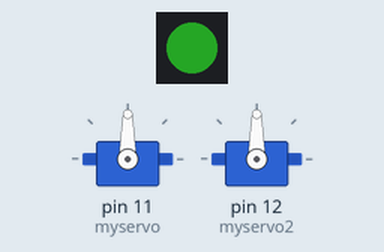
Bench run of a sketch on a simulated Arduino Uno, built with avr-gcc and run on an emulated ATmega328P. On the bench: 2 × servo, 1 RGB LEDs in strip order, left to right. Dim RGB values are drawn brighter than linear.

Above: at 0.05 s.
At 2.05 s:
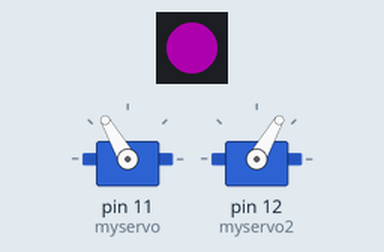
At 3.15 s:
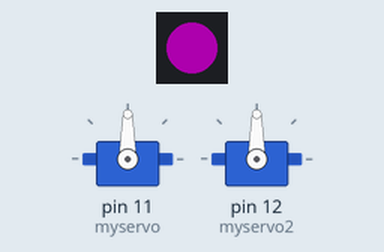
Timing chart, 0 to 7.4 s (numbered marks = the images above):
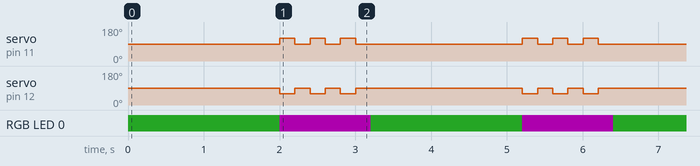

The sketch:

Gr.ino
```cpp
#include <Servo.h>
#include <FastLED.h>

#define NUM_LEDS 1
#define DATA_PIN 3
CRGB leds[NUM_LEDS];

Servo myservo;
Servo myservo2;

int pos = 90;
int i = 0;

void setup() {
  myservo.attach(11);
  myservo2.attach(12);
  FastLED.addLeds<NEOPIXEL, DATA_PIN>(leds, NUM_LEDS);
}

void loop() {

  myservo.write(90);
  myservo2.write(90);
  leds[0] = CRGB::LimeGreen;
  FastLED.setBrightness(50);
  FastLED.show();
  delay(2000);
  leds[0] = CRGB::Magenta;
  FastLED.setBrightness(50);
  FastLED.show();

  for (i = 0; i < 3; i++)
  {
    myservo.write(120);
    myservo2.write(60);
    delay(200);
    myservo.write(90);
    myservo2.write(90);
    delay(200);
  }

  //testing swction
  /* for (pos = 90; pos <= 120; pos += 1) { // goes from 0 degrees to 180 degrees
     // in steps of 1 degree
     myservo.write(pos);
     myservo2.write(pos);// tell servo to go to position in variable 'pos'
     delay(15);                       // waits 15 ms for the servo to reach the position
    }
    for (pos = 120; pos >= 90; pos -= 1) { // goes from 180 degrees to 0 degrees
     myservo.write(pos);              // tell servo to go to position in variable 'pos'
     myservo2.write(pos);
     delay(15);                       // waits 15 ms for the servo to reach the position
    }*/
}
```

Measured:
- by itself, servo on pin 11 (myservo): repeats every 3.2 s: 2 × (90° 0.20 s, 120° 0.20 s), 90° 2.2 s, 120° 0.20 s
- by itself, servo on pin 12 (myservo2): repeats every 3.2 s: 2 × (90° 0.20 s, 60° 0.20 s), 90° 2.2 s, 60° 0.20 s
- by itself, RGB LED 0: alternates RGB(50, 0, 50) for 1.2 s and RGB(9, 40, 9) for 2.0 s
